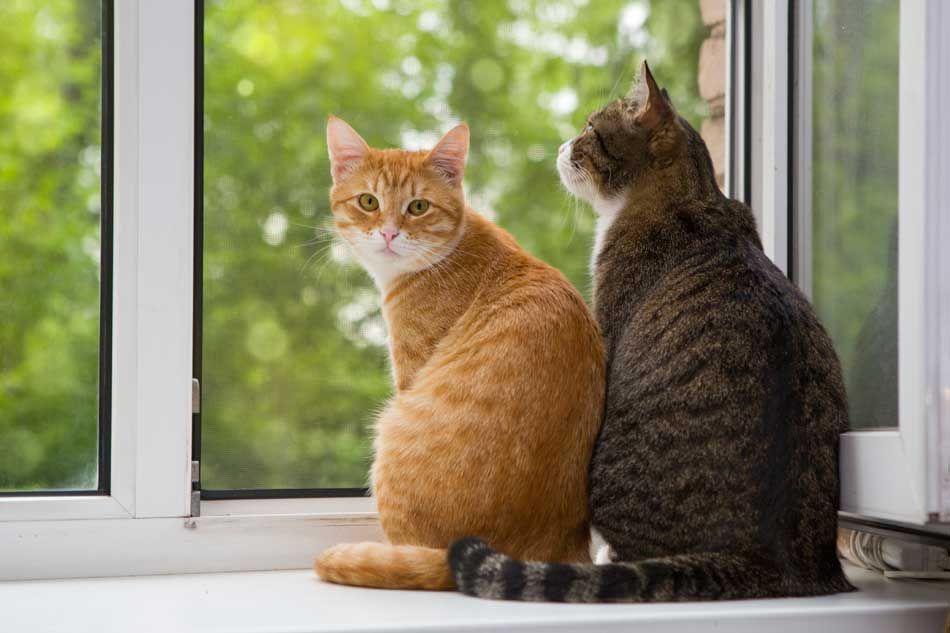
#> input picture Images/img1.jpg, 950 x 633 px, found by its file name
$ python C3.py
#> lines starting #> are read from the running program, lines starting #| are printed output that depends on the picture; after the words box and inside, x2 and y2 are one past the last pixel; in counts of white or black regions, pixels touching at a corner belong together
import cv2
import numpy as np

imagen = cv2.imread('Images/img1.jpg')
#> imagen is the input picture: shape (633, 950, 3); mean B, G, R 102.7, 135, 138.3


### CONVERSIÓN A ESCALA DE GRISES ###########
gris= cv2.cvtColor(imagen, cv2.COLOR_BGR2GRAY)
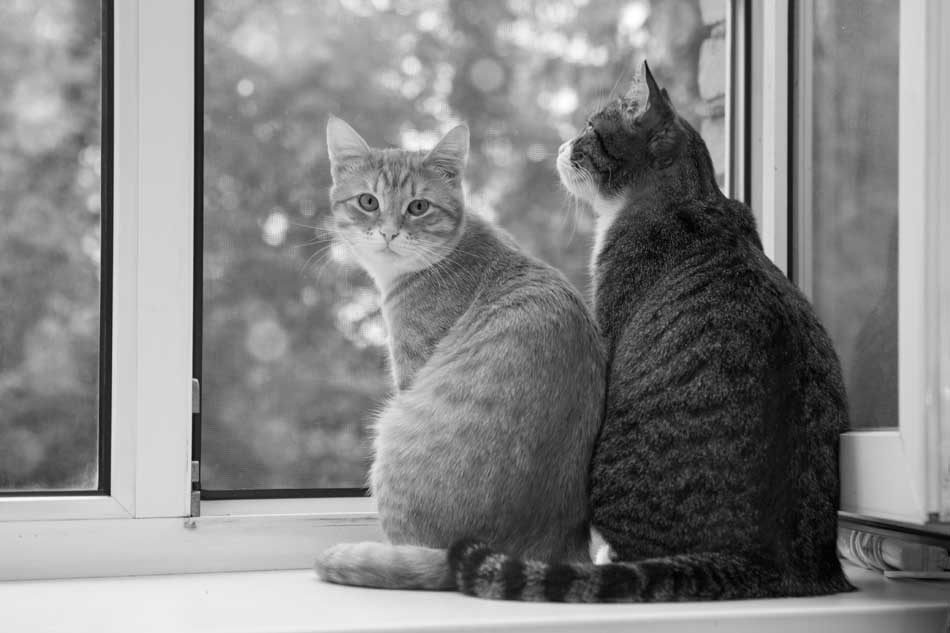
#> gris: shape (633, 950); min 0, max 255, mean 132.3


#######   Umbralización
val, binarizada1 = cv2.threshold(gris,130,255,cv2.THRESH_BINARY) #Cuando el pixel sea mayor a 130 se asignará 255
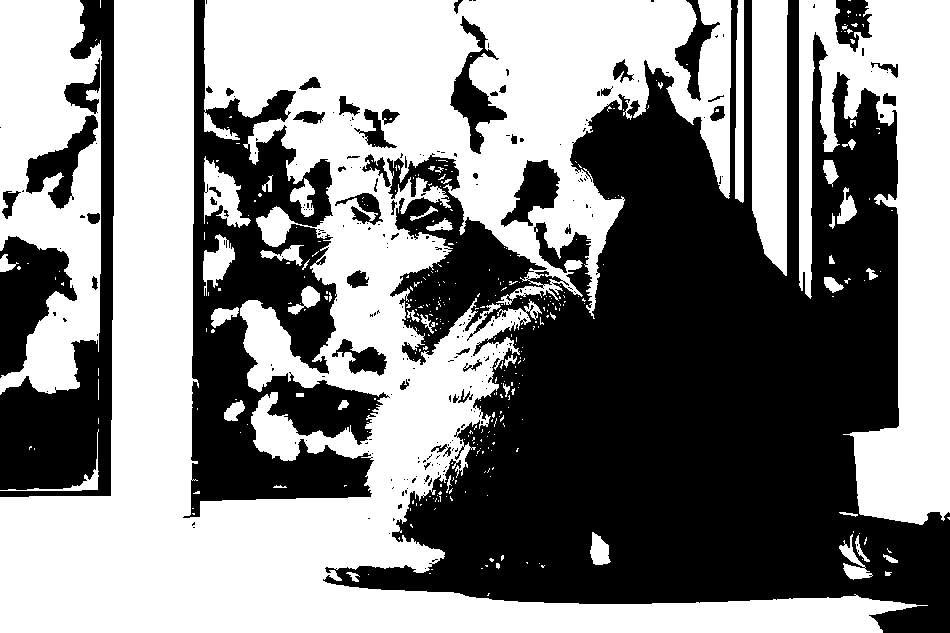
#> binarizada1: shape (633, 950); 53.1% white; 258 black regions (207 under 20 px), largest, box (x1, y1, x2, y2) and area: (323, 0, 950, 633) 199005, (183, 0, 390, 518) 42180, (0, 0, 114, 497) 18625
print("el umbral empleado fue:",val)
#En la anterior linea use una funcion donde 130 es el nivel umbral y 255 es el valor de pixel a asignar
#La funcion tambien me devuelve el valor del umbral utilizado

cv2.imshow('Binarizada',binarizada1)
cv2.waitKey(0)
cv2.destroyAllWindows()

#############################################
val, binarizada2 = cv2.threshold(gris,2,255,cv2.THRESH_OTSU) #asigna automáticamente el umbral
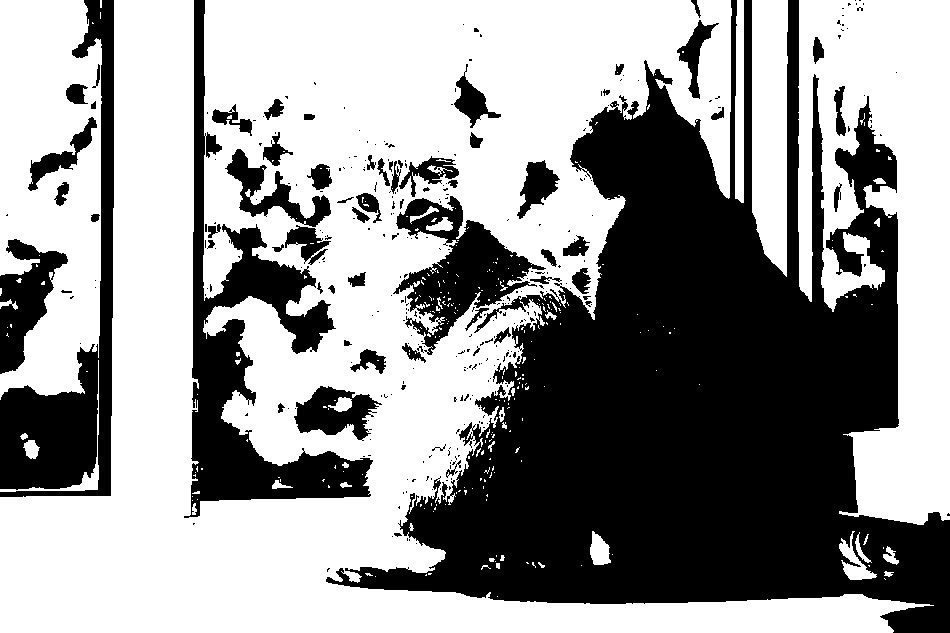
#> binarizada2: shape (633, 950); 59.1% white; 326 black regions (261 under 20 px), largest, box (x1, y1, x2, y2) and area: (326, 0, 950, 633) 173244, (184, 0, 373, 518) 23032, (0, 0, 114, 497) 17236
#> val = 122
print("el umbral empleado POR otsu fue:",val)
#| el umbral empleado POR otsu fue: 122.0
#Este metodo eligen automaticamente el umbral cuando se utiliza el metodo de otsu, el 2 que coloque en la funcion no interesa pero hay que colocarlo.
#Aqui si nos interesa ver el umbral que utilizo

cv2.imshow('Binarizada_Otsu',binarizada2)
cv2.waitKey(0)
cv2.destroyAllWindows()


val, binarizada = cv2.threshold(gris,122,255,cv2.THRESH_BINARY) #Cuando el pixel sea mayor a 130 se asignará 255

print("el umbral empleado fue:",val)
cv2.imshow('Binarizada',binarizada)
cv2.waitKey(0)
cv2.destroyAllWindows()

######################## MORFOLOGÍA ##################
# La morfologia hace referencia a firltros morofologicos sirve para aplicarse a imagenes binarizadas
# Ampliar las secciones blancas se conoce como dilatacion y ampliar las secciones negras se conoce como erosion (o reducir las secciones blancas)
# Esto se hace con objetivo de mejorar la imagen para momentos posteriores
kernel = cv2.getStructuringElement(cv2.MORPH_CROSS,(3, 3)) #Este es el "pincel" que se utiliza para la dilatacion y erosion, estamos seleccionando un rectangulo de 3x3
#A la vairable se le suele llamar Kernel

#Otras opciones:
#cv2.MORPH_RECT,(5,5)
#cv2.MORPH_ELLIPSE,(5,5)
#cv2.MORPH_CROSS,(5,5)

eroded = cv2.erode(binarizada,kernel) #aqui aplicamos erosion en la imagen binarizada con el kernel
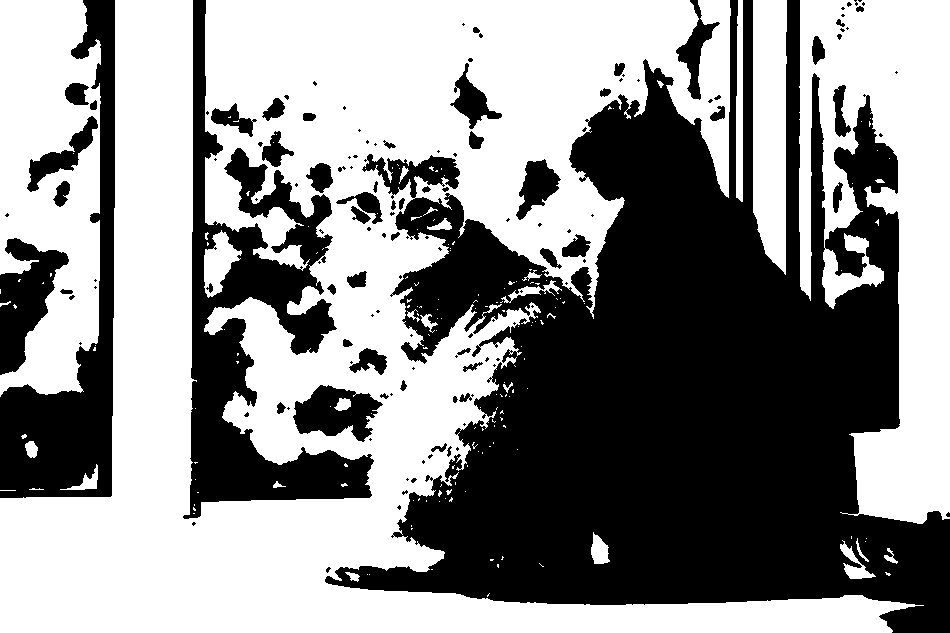
#> eroded: shape (633, 950); 55.7% white; 140 black regions (84 under 20 px), largest, box (x1, y1, x2, y2) and area: (325, 0, 950, 633) 195927, (183, 0, 374, 519) 30131, (0, 0, 115, 498) 19120
cv2.imshow("Eroded Image",eroded)
cv2.waitKey(0)


dilated = cv2.dilate(binarizada,kernel) #aqui dilatamos en la imagen binarizada con el kernel
#> dilated: shape (633, 950); 62.6% white; 177 black regions (118 under 20 px), largest, box (x1, y1, x2, y2) and area: (327, 0, 950, 633) 164695, (192, 0, 372, 516) 20225, (0, 349, 98, 489) 9145
cv2.imshow("Dilated Image",dilated)
cv2.waitKey(0)


#Es comun que se nos binarice de forma incorrecta, por lo que podemos invertirla con la siguiente función
invertida=cv2.bitwise_not(eroded)
cv2.imshow("Invertida",invertida)
cv2.waitKey(0)


#El proceso de aperturación y cierre son operaciones morfológicas que se utilizan para mejorar la imagen y eliminar ruido
#Apertura hace une erosion y luego una diltacion
opening = cv2.morphologyEx(binarizada, cv2.MORPH_OPEN, kernel)
#> opening: shape (633, 950); 58.5% white; 222 black regions (172 under 20 px), largest, box (x1, y1, x2, y2) and area: (326, 0, 950, 633) 185372, (184, 0, 373, 518) 23626, (0, 0, 114, 497) 17655
cv2.imshow("opening",invertida)
cv2.waitKey(0)
#Cierre hace una diltación y luego una erosión
closing = cv2.morphologyEx(binarizada, cv2.MORPH_CLOSE, kernel)
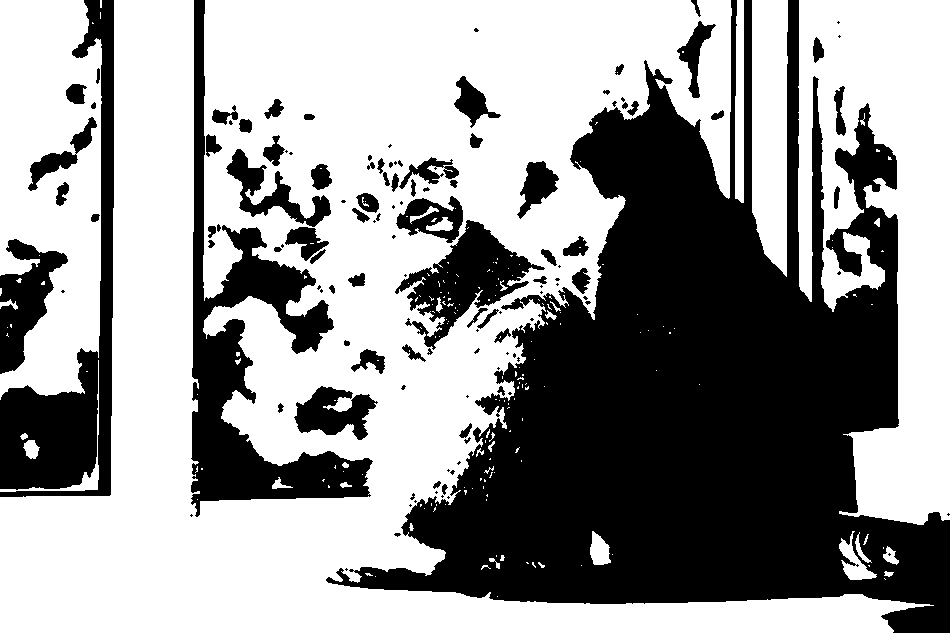
#> closing: shape (633, 950); 59.7% white; 126 black regions (56 under 20 px)
cv2.imshow("closing",invertida)
cv2.waitKey(0)
#Estos procesos suelen ayudar a eliminar ruido y distorsiones en la imagen ya binarizada, por ejemplo es comun en los OCR


cv2.destroyAllWindows()
cv2.destroyAllWindows()


##################################
############ contornos ###########
##################################


#Cuando voy a dibujar contornos en una imagen lo que busco es encontrar contornos, primero necesito encontrar las coordenadas que son el contorno de un objeto.
contornos,hierarchy1 = cv2.findContours(invertida, cv2.RETR_EXTERNAL,cv2.CHAIN_APPROX_SIMPLE) #.RETR_EXTERNAL solo nos muestra los contornos externos,.CHAIN_APPROX_SIMPLE simplifica los contornos a puntos simples
#> contornos = 138 contours, 90 with area under 20; largest, box (x1, y1, x2, y2) and area: (325, 0, 950, 633) 197224, (183, 0, 374, 519) 30382, (0, 0, 115, 498) 18939, (0, 238, 69, 375) 4676, (293, 385, 383, 442) 3073
# un contorno es una lista de puntos que forman el contorno, tambien es por ello que necesitamos que el fondo sea negro y el objeto sea blanco
cv2.drawContours(imagen, contornos, -1, (0,255,0), 3) #Luego hay que dibujar los contornos en la imagen original, con -1 dibuja todos los contornos
font = cv2.FONT_HERSHEY_SIMPLEX
cv2.putText(imagen,"Contornos",(400,400),font,0.75, (255,0,0),2,cv2.LINE_AA)
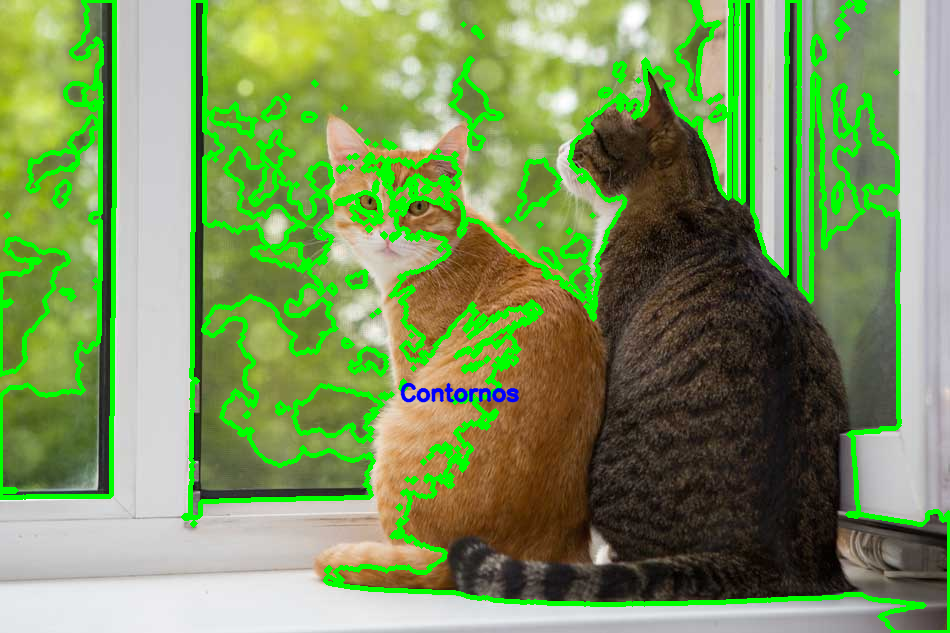
#> imagen: shape (633, 950, 3); mean B, G, R 92.3, 148.8, 122.3
cv2.imshow('imagen',imagen)
cv2.waitKey(0)
cv2.destroyAllWindows()

cv2.imwrite("imagen2.png",imagen)  #Guardamos la imagen en disco


### Video:

captura = cv2.VideoCapture(0)  #El cero es el número de la cámara conectada al equipo
while (captura.isOpened()):
  ret, imagen = captura.read()
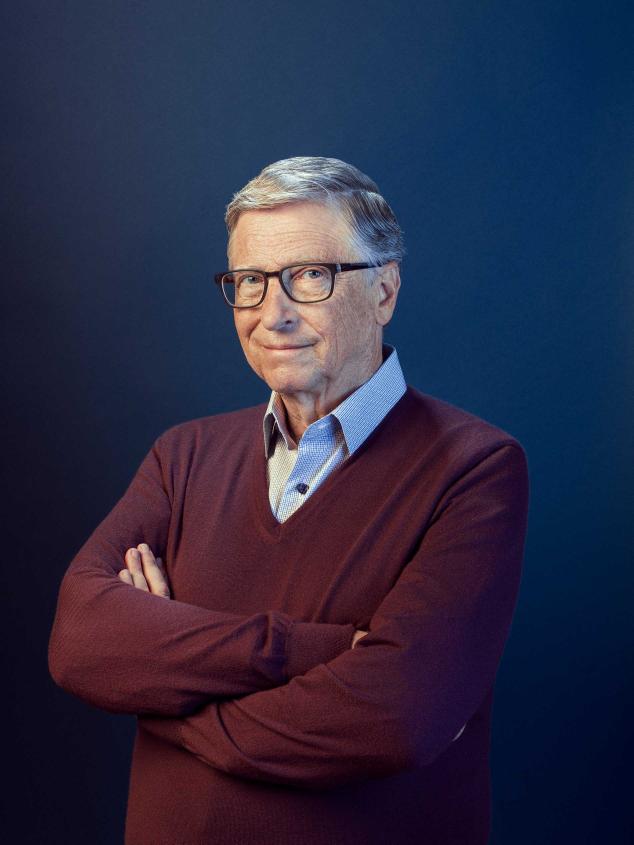
#> input picture Images/bill.jpg, 1900 x 2533 px, given in place of the camera (shown at 1/3 size)
#> imagen is the input picture: shape (2533, 1900, 3); mean B, G, R 67.6, 43.5, 44.4
  if ret == True:  ## Cuando si se está capturando video
    cv2.imshow('video', imagen)
    if cv2.waitKey(1) & 0xFF == ord('s'):
#> (key Esc is pressed here)
      break
  else: break
captura.release()
cv2.destroyAllWindows()
